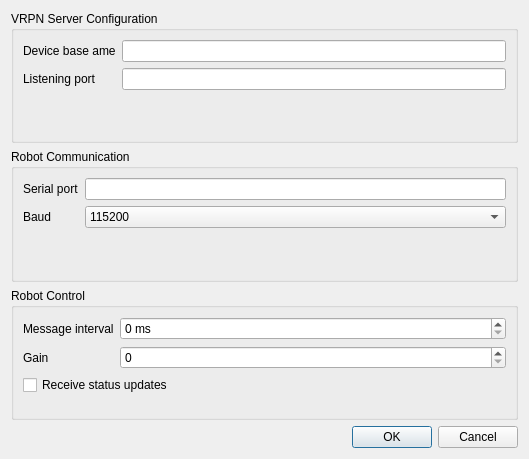
<?xml version="1.0" encoding="UTF-8"?>
<ui version="4.0">
 <class>Configuration</class>
 <widget class="QDialog" name="Configuration">
  <property name="geometry">
   <rect>
    <x>0</x>
    <y>0</y>
    <width>529</width>
    <height>459</height>
   </rect>
  </property>
  <property name="windowTitle">
   <string>Configuration</string>
  </property>
  <layout class="QVBoxLayout" name="verticalLayout">
   <item>
    <widget class="QGroupBox" name="groupBox_2">
     <property name="title">
      <string>VRPN Server Configuration</string>
     </property>
     <layout class="QFormLayout" name="formLayout_2">
      <item row="0" column="0">
       <widget class="QLabel" name="label_3">
        <property name="text">
         <string>Device base ame</string>
        </property>
        <property name="buddy">
         <cstring>deviceBaseName</cstring>
        </property>
       </widget>
      </item>
      <item row="0" column="1">
       <widget class="QLineEdit" name="deviceBaseName"/>
      </item>
      <item row="1" column="1">
       <widget class="QLineEdit" name="lineEdit"/>
      </item>
      <item row="1" column="0">
       <widget class="QLabel" name="label_5">
        <property name="text">
         <string>Listening port</string>
        </property>
       </widget>
      </item>
     </layout>
    </widget>
   </item>
   <item>
    <widget class="QGroupBox" name="groupBox">
     <property name="title">
      <string>Robot Communication</string>
     </property>
     <layout class="QFormLayout" name="formLayout">
      <property name="fieldGrowthPolicy">
       <enum>QFormLayout::AllNonFixedFieldsGrow</enum>
      </property>
      <item row="0" column="0">
       <widget class="QLabel" name="label">
        <property name="text">
         <string>Serial port</string>
        </property>
        <property name="buddy">
         <cstring>serialPort</cstring>
        </property>
       </widget>
      </item>
      <item row="0" column="1">
       <widget class="QLineEdit" name="serialPort"/>
      </item>
      <item row="1" column="0">
       <widget class="QLabel" name="label_4">
        <property name="text">
         <string>Baud</string>
        </property>
       </widget>
      </item>
      <item row="1" column="1">
       <widget class="QComboBox" name="baud">
        <item>
         <property name="text">
          <string>115200</string>
         </property>
        </item>
        <item>
         <property name="text">
          <string>57600</string>
         </property>
        </item>
        <item>
         <property name="text">
          <string>38400</string>
         </property>
        </item>
        <item>
         <property name="text">
          <string>19200</string>
         </property>
        </item>
        <item>
         <property name="text">
          <string>14400</string>
         </property>
        </item>
        <item>
         <property name="text">
          <string>9600</string>
         </property>
        </item>
       </widget>
      </item>
     </layout>
    </widget>
   </item>
   <item>
    <widget class="QGroupBox" name="groupBox_3">
     <property name="title">
      <string>Robot Control</string>
     </property>
     <layout class="QFormLayout" name="formLayout_3">
      <property name="fieldGrowthPolicy">
       <enum>QFormLayout::AllNonFixedFieldsGrow</enum>
      </property>
      <item row="3" column="0">
       <widget class="QLabel" name="label_2">
        <property name="text">
         <string>Gain</string>
        </property>
       </widget>
      </item>
      <item row="5" column="0" colspan="2">
       <widget class="QCheckBox" name="receive">
        <property name="text">
         <string>Receive status updates</string>
        </property>
       </widget>
      </item>
      <item row="3" column="1">
       <widget class="QSpinBox" name="gain">
        <property name="maximum">
         <number>100000</number>
        </property>
        <property name="singleStep">
         <number>100</number>
        </property>
       </widget>
      </item>
      <item row="2" column="1">
       <widget class="QSpinBox" name="spinBox">
        <property name="suffix">
         <string> ms</string>
        </property>
        <property name="maximum">
         <number>500</number>
        </property>
       </widget>
      </item>
      <item row="2" column="0">
       <widget class="QLabel" name="label_6">
        <property name="text">
         <string>Message interval</string>
        </property>
       </widget>
      </item>
     </layout>
    </widget>
   </item>
   <item>
    <widget class="QDialogButtonBox" name="buttonBox">
     <property name="orientation">
      <enum>Qt::Horizontal</enum>
     </property>
     <property name="standardButtons">
      <set>QDialogButtonBox::Cancel|QDialogButtonBox::Ok</set>
     </property>
    </widget>
   </item>
  </layout>
 </widget>
 <resources/>
 <connections>
  <connection>
   <sender>buttonBox</sender>
   <signal>accepted()</signal>
   <receiver>Configuration</receiver>
   <slot>accept()</slot>
   <hints>
    <hint type="sourcelabel">
     <x>248</x>
     <y>254</y>
    </hint>
    <hint type="destinationlabel">
     <x>157</x>
     <y>274</y>
    </hint>
   </hints>
  </connection>
  <connection>
   <sender>buttonBox</sender>
   <signal>rejected()</signal>
   <receiver>Configuration</receiver>
   <slot>reject()</slot>
   <hints>
    <hint type="sourcelabel">
     <x>316</x>
     <y>260</y>
    </hint>
    <hint type="destinationlabel">
     <x>286</x>
     <y>274</y>
    </hint>
   </hints>
  </connection>
 </connections>
</ui>
